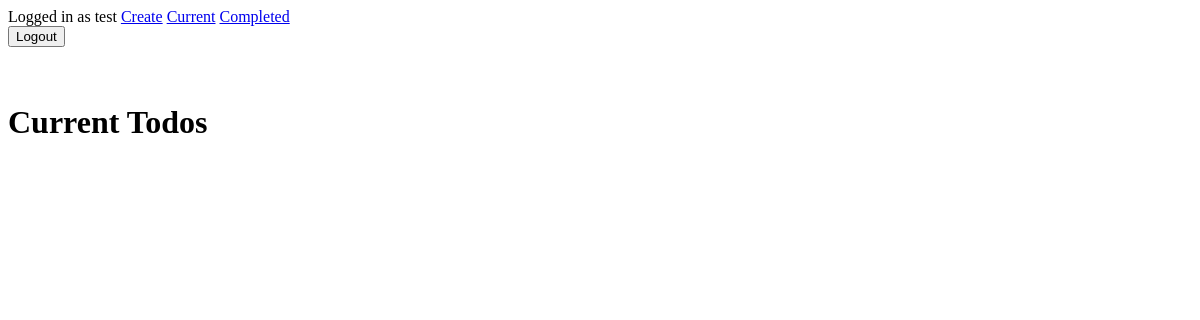
Page /current/ (signed in) on the earlier database version.
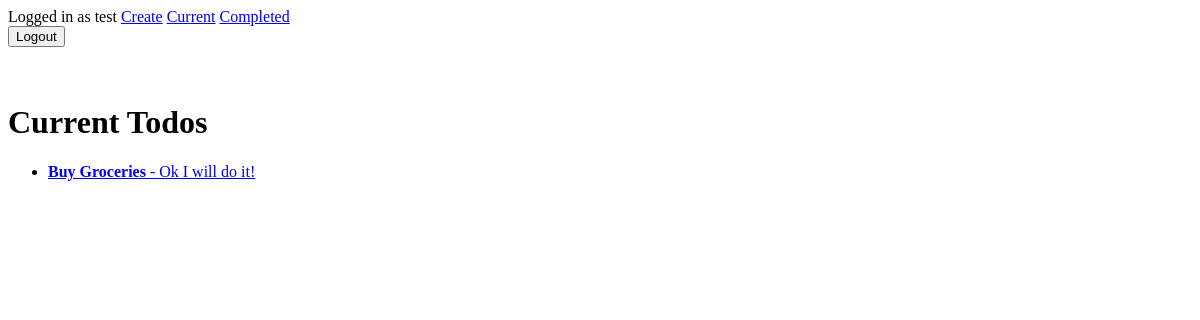
Same page on the later database version.
### todo_app/models.py (models this page shows, shortened)
class Todo (models.Model):
    title = models.CharField(max_length=100)
    memo = models.TextField(blank=True)
    created = models.DateTimeField(auto_now_add=True)
    date_completed = models.DateTimeField(null=True, blank=True)
    important = models.BooleanField(default=False)
    user = models.ForeignKey(User, on_delete=models.CASCADE)

### todo_app/views.py (the view)
# urls.py: path('current/', views.current_todos, name='current_todos'),
@login_required
def current_todos (request):
    todos = Todo.objects.filter(user = request.user, date_completed__isnull = True)
    return render(request, 'todo/current_todos.html', { 'todos': todos })

### todo_app/templates/todo/current_todos.html
{% extends 'todo/base.html' %}
{% block content %}
    <h1>Current Todos</h1>
    <ul>
        {% for todo in todos %}
            <li>
                <a href="{% url 'todo' todo.id %}">
                    {% if todo.important %}
                        <b>{{ todo.title }}</b>
                    {% else %}
                        {{ todo.title }}
                    {% endif %}
                    {% if todo.memo %}
                        - {{ todo.memo }}
                    {% endif %}
                </a>
            </li>
        {% endfor %}
    </ul>
{% endblock %}

Differences in the rows shown:
added Todo: title "Buy Groceries", memo "Ok I will do it!"
